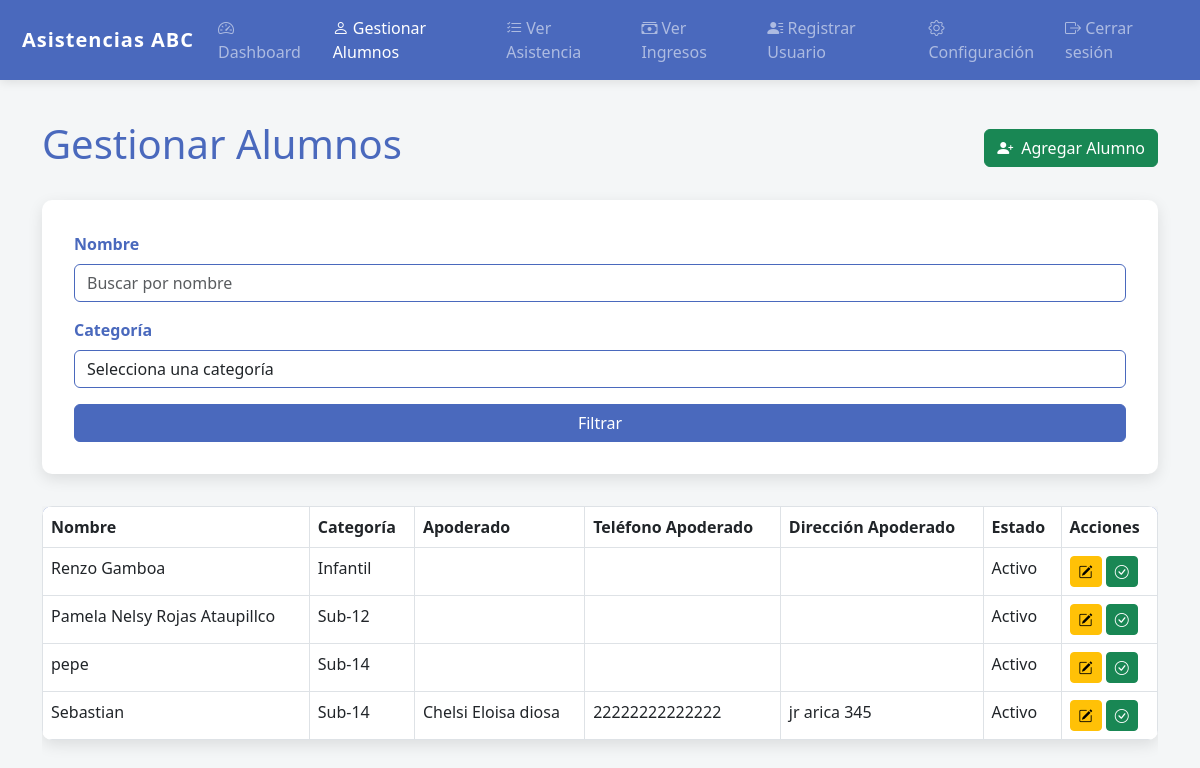
/manage_students.php (signed in), run on the app's committed database.
### tables this page shows
CREATE TABLE `students` (
  `id` int(11) NOT NULL,
  `name` varchar(100) NOT NULL,
  `category` varchar(50) NOT NULL,
  `created_at` timestamp NOT NULL DEFAULT current_timestamp(),
  `status` enum('activo','inactivo') NOT NULL DEFAULT 'activo'
);

CREATE TABLE `guardians` (
  `id` int(11) NOT NULL,
  `name` varchar(100) NOT NULL,
  `phone` varchar(15) NOT NULL,
  `address` varchar(255) NOT NULL,
  `relationship` varchar(50) NOT NULL,
  `student_id` int(11) NOT NULL
);

### manage_students.php (the view, shortened to what this page needs)
<?php
require 'config.php';
$name_filter = isset($_GET['name']) ? $_GET['name'] : '';
$category_filter = isset($_GET['category']) ? $_GET['category'] : '';
$stmt = $pdo->prepare("
    SELECT s.id, s.name, s.category, s.status, g.name AS guardian_name, g.phone AS guardian_phone, g.address AS guardian_address
    FROM students s
    LEFT JOIN guardians g ON s.id = g.student_id
    WHERE s.name LIKE :name
    AND s.category LIKE :category
");
$stmt->execute([
    'name' => '%' . $name_filter . '%',
    'category' => '%' . $category_filter . '%'
]);
$students = $stmt->fetchAll(PDO::FETCH_ASSOC);
?>
<!DOCTYPE html>
<html lang="es">
<head>
    <link href="https://cdn.jsdelivr.net/npm/bootstrap@5.3.0-alpha3/dist/css/bootstrap.min.css" rel="stylesheet">
    <link href="https://cdn.jsdelivr.net/npm/bootstrap-icons/font/bootstrap-icons.css" rel="stylesheet">
</head>
<body>
    <nav class="navbar navbar-expand-lg navbar-dark">
        <div class="container-fluid">
            <a class="navbar-brand" href="home.php">
                <i class="bi bi-basketball"></i> Asistencias ABC
            </a>
            <div class="collapse navbar-collapse" id="navbarNav">
                <ul class="navbar-nav ms-auto">
                    <li class="nav-item"><a class="nav-link" href="home.php"><i class="bi bi-speedometer2"></i> Dashboard</a></li>
                    <li class="nav-item"><a class="nav-link active" href="manage_students.php"><i class="bi bi-person"></i> Gestionar Alumnos</a></li>
                    <li class="nav-item"><a class="nav-link" href="view_attendance.php"><i class="bi bi-list-check"></i> Ver Asistencia</a></li>
                    <li class="nav-item"><a class="nav-link" href="view_revenue.php"><i class="bi bi-cash-stack"></i> Ver Ingresos</a></li>
                    <li class="nav-item"><a class="nav-link" href="form_register.php"><i class="bi bi-person-lines-fill"></i> Registrar Usuario</a></li>
                    <li class="nav-item"><a class="nav-link" href="settings.php"><i class="bi bi-gear"></i> Configuración</a></li>
                    <li class="nav-item"><a class="nav-link" href="logout.php"><i class="bi bi-box-arrow-right"></i> Cerrar sesión</a></li>
                </ul>
            </div>
        </div>
    </nav>
    <div class="container">
        <div class="d-flex justify-content-between align-items-center mb-4">
            <h1 style="color: var(--primary-color);">Gestionar Alumnos</h1>
            <a href="add_student.php" class="btn btn-success d-flex align-items-center">
                <i class="bi bi-person-plus-fill me-2"></i> Agregar Alumno
            </a>
        </div>
        <div class="form-container">
            <form method="GET">
                <div class="mb-3">
                    <label for="name" class="form-label">Nombre</label>
                    <input type="text" name="name" id="name" class="form-control" placeholder="Buscar por nombre" value="<?= htmlspecialchars($name_filter) ?>">
                </div>
                <div class="mb-3">
                    <label for="category" class="form-label">Categoría</label>
                    <select name="category" id="category" class="form-control">
                        <option value="">Selecciona una categoría</option>
                    </select>
                </div>
                <button type="submit" class="btn btn-primary w-100">Filtrar</button>
            </form>
        </div>
        <div class="table-responsive mt-4">
            <table class="table table-bordered mb-5">
                <thead>
                    <tr>
                        <th>Nombre</th>
                        <th>Categoría</th>
                        <th>Apoderado</th>
                        <th>Teléfono Apoderado</th>
                        <th>Dirección Apoderado</th>
                        <th>Estado</th>
                        <th>Acciones</th>
                    </tr>
                </thead>
                <tbody>
                    <?php foreach ($students as $student): ?>
                        <tr>
                            <td><?= htmlspecialchars($student['name']) ?></td>
                            <td><?= htmlspecialchars($student['category']) ?></td>
                            <td><?= htmlspecialchars($student['guardian_name']) ?></td>
                            <td><?= htmlspecialchars($student['guardian_phone']) ?></td>
                            <td><?= htmlspecialchars($student['guardian_address']) ?></td>
                            <td><?= ucfirst($student['status']) ?></td>
                            <td>
                                <a href="edit_student.php?id=<?= $student['id'] ?>" class="btn btn-warning btn-sm"><i class="bi bi-pencil-square"></i></a>
                                <?php if ($student['status'] == 'activo'): ?>
                                    <a href="deactivate_student.php?id=<?= $student['id'] ?>" class="btn btn-success btn-sm"><i class="bi bi-check-circle"></i></a>
                                <?php else: ?>
                                    <a href="activate_student.php?id=<?= $student['id'] ?>" class="btn btn-danger btn-sm"><i class="bi bi-x-circle"></i></a>
                                <?php endif; ?>
                            </td>
                        </tr>
                    <?php endforeach; ?>
                </tbody>
            </table>
        </div>
</body>
</html>

### manage_students.php (style rules this page uses)
:root { --primary-color: #4a69bd; --secondary-color: #718093; --accent-color: #f1c40f; }
body { background-color: #f4f6f7; font-family: 'Segoe UI', Tahoma, Geneva, Verdana, sans-serif; }
.navbar { background-color: var(--primary-color) !important; box-shadow: 0 2px 10px rgba(0, 0, 0, 0.1); }
.navbar-brand { font-weight: 700; letter-spacing: 1px; display: flex; align-items: center; }
.nav-link { transition: all 0.3s ease; }
.container { margin-top: 40px; }
.form-container { background-color: white; border-radius: 10px; box-shadow: 0 5px 15px rgba(0, 0, 0, 0.1); padding: 2rem; margin-bottom: 2rem; }
.form-label { font-weight: 600; color: var(--primary-color); }
.form-control { border-color: var(--primary-color); }
.btn-primary { background-color: var(--primary-color); border-color: var(--primary-color); transition: all 0.3s ease; display: flex; align-items: center; justify-content: center; gap: 10px; }
.table { background-color: white; box-shadow: 0 5px 15px rgba(0, 0, 0, 0.1); border-radius: 10px; overflow: hidden; }
.table thead { background-color: var(--primary-color); color: white; }

### data on the page
students: name "Renzo Gamboa", category "Infantil", status "Activo"
students: name "Pamela Nelsy Rojas Ataupillco", category "Sub-12", status "Activo"
students: name "pepe", category "Sub-14", status "Activo"
guardians: student.name "Sebastian", student.category "Sub-14", name "Chelsi Eloisa diosa", phone "22222222222222", address "jr arica 345", student.status "Activo"
